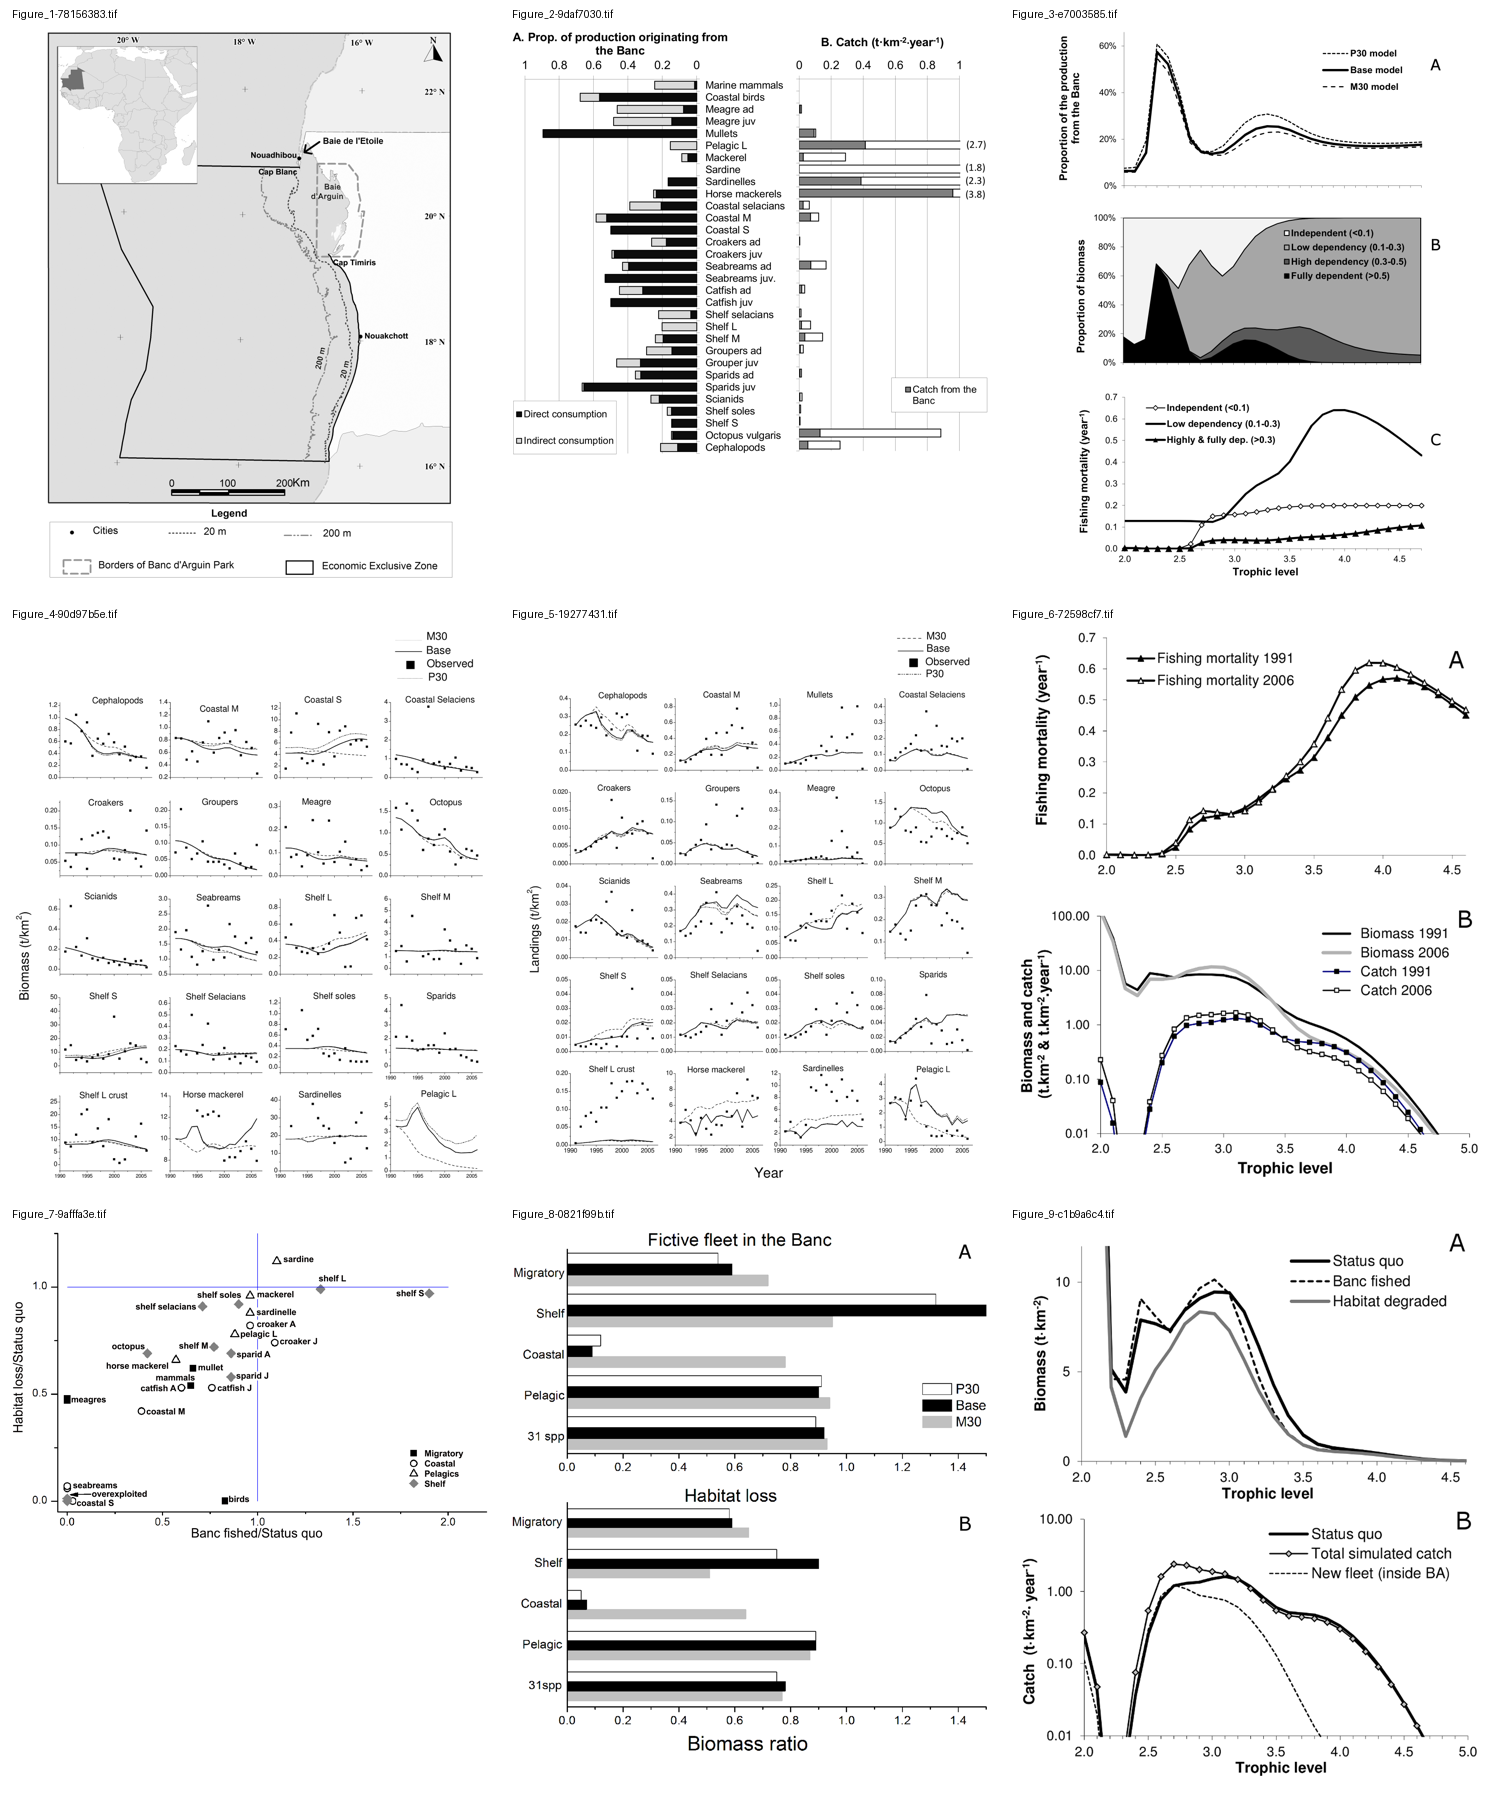

Recreate this plot in Python.
from PIL import Image,ImageOps,ImageDraw
import pathlib,sys
p=pathlib.Path(sys.argv[1]);out=Image.new('RGB',(1500,1800),'white');d=ImageDraw.Draw(out)
for i,f in enumerate(sorted(p.glob('Figure_*.tif'))):
 im=Image.open(f).convert('RGB');im.thumbnail((480,550));x=(i%3)*500;y=(i//3)*600;out.paste(im,(x+(500-im.width)//2,y+30));d.text((x+12,y+8),f.name,fill='black')
out.save(p/'extracted/work/figure_inventory.png')
